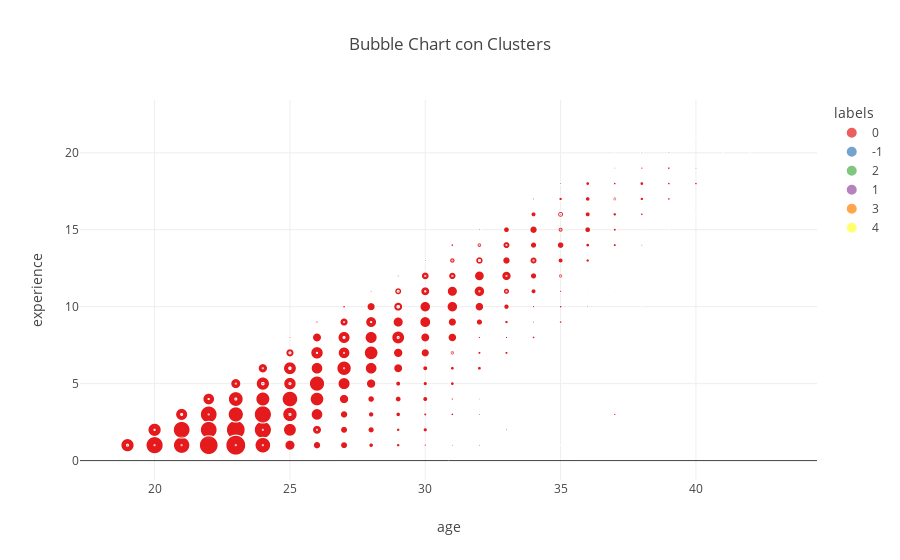

This figure's notebook cell:
### Code cell
x= 'age'
y = 'experience'
def graph_bubble(df, x, y, labels):
    # Get labeled data
    df['labels'] = labels
    
    # Convert 'labels' column to categorical
    df['labels'] = pd.Categorical(df['labels'])
    
    # Count of values based on x and y values
    bubble_sizes = df.groupby([x, y, 'labels']).size().reset_index(name='count')
    
    # Join values of bubble_sizes
    df = pd.merge(df, bubble_sizes, on=[x, y, 'labels'], how='left')
    
    # Create bubble chart in plotly
    fig = px.scatter(df, x=x, y=y, 
                     size='count', color='labels',
                     color_discrete_sequence=px.colors.qualitative.Set1,
                     title='Bubble Chart con Clusters',
                     labels={'x': 'Variable X', 'y': 'Variable Y'})
    
    return fig


graph_bubble(df, x, y, labels)

### Figure 1 — Plotly figure (JSON) as saved in the notebook; plotly's stock layout.template omitted (floating-point values rounded to 4 significant figures; data arrays with more than 128 entries replaced by an {"elided": "..."} marker saying what was removed)
{"data": [{"hovertemplate": "labels=0<br>age=%{x}<br>experience=%{y}<br>count=%{marker.size}<extra></extra>", "legendgroup": "0", "marker": {"color": "rgb(228,26,28)", "size": {"elided": "7564 int values"}, "sizemode": "area", "sizeref": 0.61, "symbol": "circle"}, "mode": "markers", "name": "0", "showlegend": true, "type": "scattergl", "visible": true, "x": {"elided": "7564 int values"}, "xaxis": "x", "y": {"elided": "7564 int values"}, "yaxis": "y"}, {"hovertemplate": "labels=-1<br>age=%{x}<br>experience=%{y}<br>count=%{marker.size}<extra></extra>", "legendgroup": "-1", "marker": {"color": "rgb(55,126,184)", "size": [1, 2, 1, 1, 1, 1, 3, 1, 2, 2, 1, 2, 3, 3, 1, 1, 1, 1, 1, 3, 2, 1, 2, 3, 1, 3, 2, 1, 1, 2, 1, 2, 1, 1, 3, 1, 2, 2, 1, 2, 1, 1, 2, 3, 2, 1, 1, 2, 2, 1, 2, 1, 1, 1, 1, 1, 1, 1, 1, 2, 2, 1, 3, 2], "sizemode": "area", "sizeref": 0.61, "symbol": "circle"}, "mode": "markers", "name": "-1", "showlegend": true, "type": "scattergl", "x": [37, 21, 21, 27, 22, 33, 25, 27, 35, 25, 34, 29, 29, 29, 33, 31, 22, 39, 24, 24, 25, 33, 35, 25, 35, 25, 23, 32, 24, 21, 38, 23, 23, 23, 24, 32, 32, 25, 37, 25, 30, 31, 19, 29, 19, 26, 32, 29, 27, 24, 27, 28, 35, 20, 37, 27, 36, 26, 20, 25, 25, 31, 24, 32], "xaxis": "x", "y": [17, 3, 1, 6, 3, 12, 6, 9, 16, 7, 13, 8, 10, 10, 11, 13, 4, 21, 6, 5, 5, 14, 16, 6, 15, 6, 4, 11, 1, 3, 20, 4, 5, 1, 5, 4, 13, 5, 19, 3, 11, 12, 1, 10, 1, 2, 14, 8, 8, 2, 8, 9, 12, 1, 20, 7, 19, 7, 2, 7, 3, 7, 5, 13], "yaxis": "y"}, {"hovertemplate": "labels=2<br>age=%{x}<br>experience=%{y}<br>count=%{marker.size}<extra></extra>", "legendgroup": "2", "marker": {"color": "rgb(77,175,74)", "size": [1, 2, 2], "sizemode": "area", "sizeref": 0.61, "symbol": "circle"}, "mode": "markers", "name": "2", "showlegend": true, "type": "scattergl", "x": [30, 29, 29], "xaxis": "x", "y": [12, 11, 11], "yaxis": "y"}, {"hovertemplate": "labels=1<br>age=%{x}<br>experience=%{y}<br>count=%{marker.size}<extra></extra>", "legendgroup": "1", "marker": {"color": "rgb(152,78,163)", "size": [1, 1, 1, 1], "sizemode": "area", "sizeref": 0.61, "symbol": "circle"}, "mode": "markers", "name": "1", "showlegend": true, "type": "scattergl", "x": [28, 27, 26, 25], "xaxis": "x", "y": [9, 8, 7, 6], "yaxis": "y"}, {"hovertemplate": "labels=3<br>age=%{x}<br>experience=%{y}<br>count=%{marker.size}<extra></extra>", "legendgroup": "3", "marker": {"color": "rgb(255,127,0)", "size": [1, 1, 1], "sizemode": "area", "sizeref": 0.61, "symbol": "circle"}, "mode": "markers", "name": "3", "showlegend": true, "type": "scattergl", "x": [22, 21, 20], "xaxis": "x", "y": [4, 3, 2], "yaxis": "y"}, {"hovertemplate": "labels=4<br>age=%{x}<br>experience=%{y}<br>count=%{marker.size}<extra></extra>", "legendgroup": "4", "marker": {"color": "rgb(255,255,51)", "size": [1, 1, 1], "sizemode": "area", "sizeref": 0.61, "symbol": "circle"}, "mode": "markers", "name": "4", "showlegend": true, "type": "scattergl", "x": [32, 30, 29], "xaxis": "x", "y": [13, 11, 10], "yaxis": "y"}], "layout": {"autosize": true, "legend": {"itemsizing": "constant", "title": {"text": "labels"}, "tracegroupgap": 0}, "title": {"text": "Bubble Chart con Clusters"}, "xaxis": {"anchor": "y", "autorange": true, "domain": [0, 1], "range": [16.53, 44.71], "showspikes": false, "title": {"text": "age"}, "type": "linear"}, "yaxis": {"anchor": "x", "autorange": true, "domain": [0, 1], "range": [-2.639, 23.76], "showspikes": false, "title": {"text": "experience"}, "type": "linear"}}}
